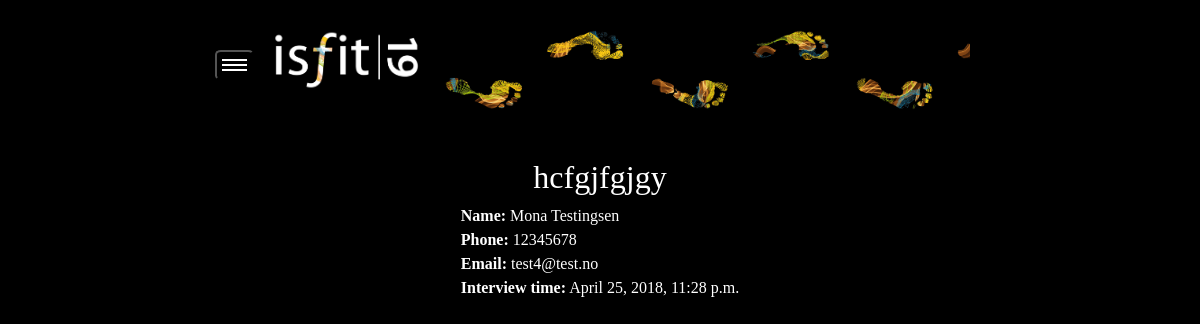
The app's page /applicant_text/1 with its own data.
### job/models.py (models this page shows, shortened)
class Application(models.Model):
    ranking = models.ForeignKey(Ranking, on_delete=models.CASCADE, default=None)
    applicant = models.ForeignKey(User, on_delete=models.CASCADE)
    text = models.TextField(max_length=2000)
    phone_number = models.CharField(max_length=12)
    interview_time = models.DateTimeField(null=True, blank=True)

### job/views.py (the view)
# urls.py: path('applicant_text/<int:pk>', views.ApplicationDetail.as_view(), name='applicant_text'),
class ApplicationDetail(generic.DetailView):
    model = Application
    template_name = 'job/applicant_text.html'
    def get_context_data(self, **kwargs):
        context = super().get_context_data(**kwargs)
        context['text'] = Application.text
        return context

### job/templates/job/applicant_text.html
{% extends 'job/base.html' %}
{% block body %}
<h2>{{application.text}}</h2>
<p><b>Name:</b> {{ application.applicant.first_name }} {{ application.applicant.last_name}} <br>
    <b>Phone:</b> {{ application.phone_number }} <br>
    <b>Email:</b> {{ application.applicant.email }}<br>
    <b>Interview time:</b> {{ application.interview_time }}
</p>
{% endblock %}

### job/static/job/style.css (style rules this page uses)
body { font-family: MyriadPro !important; background-color: black; -webkit-background-size: cover; -moz-background-size: cover; -o-background-size: cover; background-size: cover; color: white; }

### records on screen
Application: text "hcfgjfgjgy", applicant.first_name "Mona", applicant.last_name "Testingsen", phone_number "12345678", applicant.email "test4@test.no", interview_time "April 25, 2018, 11:28 p.m."
